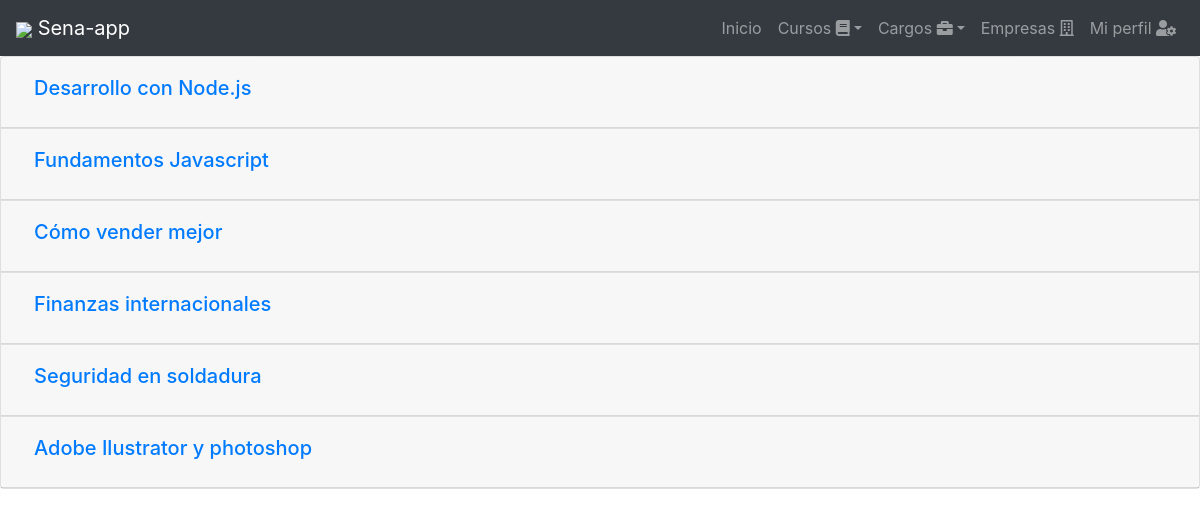
The app's page /index.php/user/listaCursos, older data.
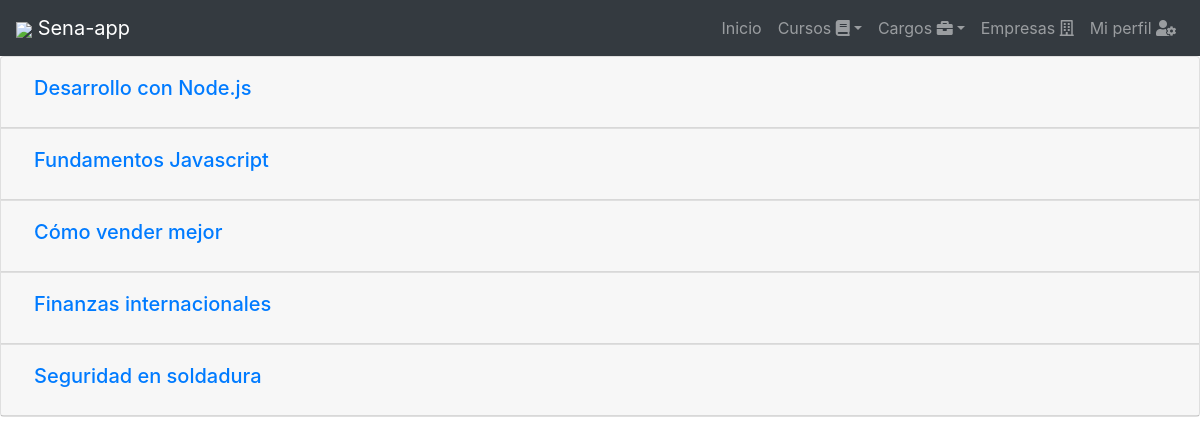
The same page, newer data.
### tables this page shows
CREATE TABLE `cursoscortossena` (
  `IdCursoCortoSena` int(11) NOT NULL AUTO_INCREMENT,
  `NombreCursoCorto` varchar(500) NOT NULL,
  `DescripcionCorta` varchar(500) DEFAULT NULL,
  `RutaImagen` varchar(500) DEFAULT NULL,
  `Estado` int(11) NOT NULL,
  `NoHoras` int(11) DEFAULT NULL,
  `Categoria` int(11) NOT NULL,
  PRIMARY KEY (`IdCursoCortoSena`),
  KEY `fk_CursosCortosSena_CategoriaCursosCortos1_idx` (`Categoria`),
  CONSTRAINT `fk_CursosCortosSena_CategoriaCursosCortos1` FOREIGN KEY (`Categoria`) REFERENCES `categoriacursoscortos` (`IdCategoriaCursoCorto`) ON DELETE NO ACTION ON UPDATE NO ACTION
);

### application/controllers/user.php (called while the page is built, shortened)
<?php
class User extends CI_Controller {
	function __construct(){
      $this->load->helper('form');
      $this->load->model('sena_model');
      $this->load->helper('url');
	}
    function listaCursos(){
        $data['cursos'] = $this->sena_model->obtenerCursos();
        $this->load->view('user/header');
        $this->load->view('cursos/listaCursos', $data);
        $this->load->view('user/footer');
    }
	}
?>

### index.php (called while the page is built, shortened)
<?php
require_once BASEPATH.'core/CodeIgniter.php';

### application/models/sena_model.php (called while the page is built, shortened)
<?php
class sena_model extends CI_Model {
  function obtenerCursos(){
    $consult = "SELECT IdCursoCortoSena, cuse.NombreCursoCorto, cuse.DescripcionCorta,
    NoHoras, cat.NombreCursoCorto categoria, RutaImagen url
    from cursoscortossena cuse, categoriacursoscortos cat
    where cuse.Categoria = cat.IdCategoriaCursoCorto";
    $query = $this->db->query($consult);
    if ($query->num_rows() > 0) {
      return $query;
    }else{
      return false;
    }
  }
}
 ?>

### application/views/cursos/listaCursos.php (the view, shortened to what this page needs)
<div class="accordion" id="accordionExample">
<?php
foreach ($cursos->result() as $curso) {?>
  <div class="card">
    <div class="card-header" id="headingOne">
      <h5 class="mb-0">
        <button class="btn btn-link" type="button" data-toggle="collapse" data-target="#collapse<?= $curso->IdCursoCortoSena;?>" aria-expanded="true" aria-controls="collapseOne">
          <h5><?=$curso->NombreCursoCorto;?></h5>
        </button>
      </h5>
    </div>
  </div>
<?php
}
?>
</div>

### application/views/user/header.php (shortened to what this page needs)
<!DOCTYPE html>
<html lang="en">
<head>
    <link rel="stylesheet" href="https://use.fontawesome.com/releases/v5.4.2/css/all.css">
	  <link rel="stylesheet" href="https://maxcdn.bootstrapcdn.com/bootstrap/4.1.3/css/bootstrap.min.css">
    <link rel = "stylesheet" type = "text/css" href ="<?php echo base_url(); ?>css/styles.css">
</head>
<body>
<nav class="navbar navbar-expand-lg navbar-dark bg-dark">
  <a class="navbar-brand" href="#"> <img class="logo" src="http://bootstrap-ecommerce.com/main/images/logo-white.png" height="40"> Sena-app</a>
  <div class="collapse navbar-collapse" id="navbar1">
    <ul class="navbar-nav ml-auto">
<li class="nav-item">
<a class="nav-link" href="<?=base_url('/user/');?>">Inicio<span class="sr-only">(current)</span></a>
</li>
<li class="nav-item dropdown">
  <a class="nav-link  dropdown-toggle" href="#" data-toggle="dropdown">Cursos&nbsp;<i class="fas fa-book"></i></a>
</li>
<li class="nav-item dropdown">
  <a class="nav-link  dropdown-toggle" href="#" data-toggle="dropdown">Cargos&nbsp;<i class="fas fa-briefcase"></i></a>
</li>
<li class="nav-item"><a class="nav-link" href="html-components.html">Empresas&nbsp;<i class="far fa-building"></i></a></li>
<li class="nav-item"><a class="nav-link" href="<?=base_url('/user/perfilUsuario/');?>">Mi perfil&nbsp;<i class="fas fa-user-cog"></i></a></li>
    </ul>
  </div>
</nav>

### application/views/user/footer.php
</body>
</html>

Row changes from the older to the newer data that the page shows:
removed cursoscortossena: NombreCursoCorto "Adobe Ilustrator y photoshop"
